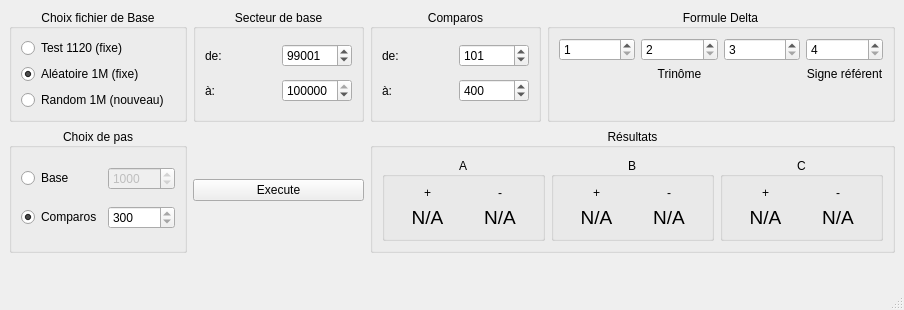
<?xml version="1.0" encoding="UTF-8"?>
<ui version="4.0">
 <class>MainWindow</class>
 <widget class="QMainWindow" name="MainWindow">
  <property name="geometry">
   <rect>
    <x>0</x>
    <y>0</y>
    <width>904</width>
    <height>310</height>
   </rect>
  </property>
  <property name="windowTitle">
   <string>La dualité transnumérique</string>
  </property>
  <widget class="QWidget" name="centralwidget">
   <layout class="QGridLayout" name="gridLayout">
    <item row="0" column="0">
     <widget class="QGroupBox" name="groupBox">
      <property name="sizePolicy">
       <sizepolicy hsizetype="Preferred" vsizetype="Minimum">
        <horstretch>0</horstretch>
        <verstretch>0</verstretch>
       </sizepolicy>
      </property>
      <property name="title">
       <string>Choix fichier de Base</string>
      </property>
      <property name="alignment">
       <set>Qt::AlignCenter</set>
      </property>
      <layout class="QVBoxLayout" name="verticalLayout">
       <item>
        <widget class="QRadioButton" name="fichierTest1120">
         <property name="text">
          <string>Test 1120 (fixe)</string>
         </property>
        </widget>
       </item>
       <item>
        <widget class="QRadioButton" name="fichierAleatoire1m">
         <property name="text">
          <string>Aléatoire 1M (fixe)</string>
         </property>
         <property name="checked">
          <bool>true</bool>
         </property>
        </widget>
       </item>
       <item>
        <widget class="QRadioButton" name="fichierRandom1m">
         <property name="text">
          <string>Random 1M (nouveau)</string>
         </property>
         <property name="checked">
          <bool>false</bool>
         </property>
        </widget>
       </item>
      </layout>
     </widget>
    </item>
    <item row="2" column="0">
     <spacer name="verticalSpacer">
      <property name="orientation">
       <enum>Qt::Vertical</enum>
      </property>
      <property name="sizeHint" stdset="0">
       <size>
        <width>20</width>
        <height>40</height>
       </size>
      </property>
     </spacer>
    </item>
    <item row="0" column="1">
     <widget class="QGroupBox" name="groupBox_2">
      <property name="title">
       <string>Secteur de base</string>
      </property>
      <property name="alignment">
       <set>Qt::AlignCenter</set>
      </property>
      <layout class="QGridLayout" name="gridLayout_2">
       <item row="0" column="0">
        <widget class="QLabel" name="label">
         <property name="text">
          <string>de:</string>
         </property>
        </widget>
       </item>
       <item row="1" column="0">
        <widget class="QLabel" name="label_2">
         <property name="text">
          <string>à:</string>
         </property>
        </widget>
       </item>
       <item row="0" column="1">
        <widget class="QSpinBox" name="secteurBaseMin">
         <property name="minimum">
          <number>1</number>
         </property>
         <property name="maximum">
          <number>1000000</number>
         </property>
         <property name="value">
          <number>99001</number>
         </property>
        </widget>
       </item>
       <item row="1" column="1">
        <widget class="QSpinBox" name="secteurBaseMax">
         <property name="minimum">
          <number>1</number>
         </property>
         <property name="maximum">
          <number>1000000</number>
         </property>
         <property name="value">
          <number>100000</number>
         </property>
        </widget>
       </item>
      </layout>
     </widget>
    </item>
    <item row="0" column="2">
     <widget class="QGroupBox" name="groupBox_3">
      <property name="title">
       <string>Comparos</string>
      </property>
      <property name="alignment">
       <set>Qt::AlignCenter</set>
      </property>
      <layout class="QGridLayout" name="gridLayout_3">
       <item row="0" column="0">
        <widget class="QLabel" name="label_3">
         <property name="text">
          <string>de:</string>
         </property>
        </widget>
       </item>
       <item row="1" column="0">
        <widget class="QLabel" name="label_4">
         <property name="text">
          <string>à:</string>
         </property>
        </widget>
       </item>
       <item row="1" column="1">
        <widget class="QSpinBox" name="comparoMax">
         <property name="minimum">
          <number>1</number>
         </property>
         <property name="maximum">
          <number>1000</number>
         </property>
         <property name="value">
          <number>400</number>
         </property>
        </widget>
       </item>
       <item row="0" column="1">
        <widget class="QSpinBox" name="comparoMin">
         <property name="minimum">
          <number>1</number>
         </property>
         <property name="maximum">
          <number>399</number>
         </property>
         <property name="value">
          <number>101</number>
         </property>
        </widget>
       </item>
      </layout>
     </widget>
    </item>
    <item row="1" column="0">
     <widget class="QGroupBox" name="groupBox_5">
      <property name="title">
       <string>Choix de pas</string>
      </property>
      <property name="alignment">
       <set>Qt::AlignCenter</set>
      </property>
      <layout class="QGridLayout" name="gridLayout_4">
       <item row="0" column="0">
        <widget class="QRadioButton" name="pasBase">
         <property name="text">
          <string>Base</string>
         </property>
        </widget>
       </item>
       <item row="1" column="0">
        <widget class="QRadioButton" name="pasComparos">
         <property name="text">
          <string>Comparos</string>
         </property>
         <property name="checked">
          <bool>true</bool>
         </property>
        </widget>
       </item>
       <item row="0" column="1">
        <widget class="QSpinBox" name="pasBaseValeur">
         <property name="enabled">
          <bool>false</bool>
         </property>
         <property name="readOnly">
          <bool>false</bool>
         </property>
         <property name="minimum">
          <number>1</number>
         </property>
         <property name="maximum">
          <number>1000000</number>
         </property>
         <property name="value">
          <number>1000</number>
         </property>
        </widget>
       </item>
       <item row="1" column="1">
        <widget class="QSpinBox" name="pasComparosValeur">
         <property name="readOnly">
          <bool>true</bool>
         </property>
         <property name="minimum">
          <number>1</number>
         </property>
         <property name="maximum">
          <number>1000000</number>
         </property>
         <property name="value">
          <number>300</number>
         </property>
        </widget>
       </item>
      </layout>
     </widget>
    </item>
    <item row="1" column="1">
     <widget class="QPushButton" name="execute">
      <property name="text">
       <string>Execute</string>
      </property>
     </widget>
    </item>
    <item row="0" column="3" colspan="2">
     <widget class="QGroupBox" name="groupBox_4">
      <property name="title">
       <string>Formule Delta</string>
      </property>
      <property name="alignment">
       <set>Qt::AlignCenter</set>
      </property>
      <layout class="QGridLayout" name="gridLayout_8">
       <item row="1" column="3">
        <widget class="QSpinBox" name="formuleDelta4">
         <property name="minimum">
          <number>4</number>
         </property>
         <property name="maximum">
          <number>9</number>
         </property>
        </widget>
       </item>
       <item row="1" column="1">
        <widget class="QSpinBox" name="formuleDelta2">
         <property name="minimum">
          <number>2</number>
         </property>
         <property name="maximum">
          <number>9</number>
         </property>
         <property name="value">
          <number>2</number>
         </property>
        </widget>
       </item>
       <item row="1" column="2">
        <widget class="QSpinBox" name="formuleDelta3">
         <property name="minimum">
          <number>3</number>
         </property>
         <property name="maximum">
          <number>9</number>
         </property>
        </widget>
       </item>
       <item row="1" column="0">
        <widget class="QSpinBox" name="formuleDelta1">
         <property name="minimum">
          <number>1</number>
         </property>
         <property name="maximum">
          <number>9</number>
         </property>
        </widget>
       </item>
       <item row="2" column="1">
        <widget class="QLabel" name="label_7">
         <property name="text">
          <string>Trinôme</string>
         </property>
         <property name="alignment">
          <set>Qt::AlignHCenter|Qt::AlignTop</set>
         </property>
        </widget>
       </item>
       <item row="2" column="3">
        <widget class="QLabel" name="label_8">
         <property name="text">
          <string>Signe référent</string>
         </property>
         <property name="alignment">
          <set>Qt::AlignHCenter|Qt::AlignTop</set>
         </property>
        </widget>
       </item>
      </layout>
     </widget>
    </item>
    <item row="1" column="2" colspan="3">
     <widget class="QGroupBox" name="groupBox_9">
      <property name="title">
       <string>Résultats</string>
      </property>
      <property name="alignment">
       <set>Qt::AlignCenter</set>
      </property>
      <layout class="QHBoxLayout" name="horizontalLayout_3">
       <item>
        <widget class="QGroupBox" name="groupBox_6">
         <property name="title">
          <string>A</string>
         </property>
         <property name="alignment">
          <set>Qt::AlignCenter</set>
         </property>
         <layout class="QGridLayout" name="gridLayout_5">
          <item row="1" column="2">
           <widget class="QLabel" name="moinsA">
            <property name="font">
             <font>
              <pointsize>14</pointsize>
             </font>
            </property>
            <property name="text">
             <string>N/A</string>
            </property>
            <property name="alignment">
             <set>Qt::AlignCenter</set>
            </property>
           </widget>
          </item>
          <item row="1" column="0">
           <widget class="QLabel" name="plusA">
            <property name="font">
             <font>
              <pointsize>14</pointsize>
             </font>
            </property>
            <property name="text">
             <string>N/A</string>
            </property>
            <property name="alignment">
             <set>Qt::AlignCenter</set>
            </property>
           </widget>
          </item>
          <item row="0" column="0">
           <widget class="QLabel" name="label_5">
            <property name="text">
             <string>+</string>
            </property>
            <property name="alignment">
             <set>Qt::AlignCenter</set>
            </property>
           </widget>
          </item>
          <item row="0" column="2">
           <widget class="QLabel" name="label_6">
            <property name="text">
             <string>-</string>
            </property>
            <property name="alignment">
             <set>Qt::AlignCenter</set>
            </property>
           </widget>
          </item>
         </layout>
        </widget>
       </item>
       <item>
        <widget class="QGroupBox" name="groupBox_7">
         <property name="title">
          <string>B</string>
         </property>
         <property name="alignment">
          <set>Qt::AlignCenter</set>
         </property>
         <layout class="QGridLayout" name="gridLayout_6">
          <item row="0" column="0">
           <widget class="QLabel" name="label_9">
            <property name="text">
             <string>+</string>
            </property>
            <property name="alignment">
             <set>Qt::AlignCenter</set>
            </property>
           </widget>
          </item>
          <item row="1" column="0">
           <widget class="QLabel" name="plusB">
            <property name="font">
             <font>
              <pointsize>14</pointsize>
             </font>
            </property>
            <property name="text">
             <string>N/A</string>
            </property>
            <property name="alignment">
             <set>Qt::AlignCenter</set>
            </property>
           </widget>
          </item>
          <item row="1" column="1">
           <widget class="QLabel" name="moinsB">
            <property name="font">
             <font>
              <pointsize>14</pointsize>
             </font>
            </property>
            <property name="text">
             <string>N/A</string>
            </property>
            <property name="alignment">
             <set>Qt::AlignCenter</set>
            </property>
           </widget>
          </item>
          <item row="0" column="1">
           <widget class="QLabel" name="label_10">
            <property name="text">
             <string>-</string>
            </property>
            <property name="alignment">
             <set>Qt::AlignCenter</set>
            </property>
           </widget>
          </item>
         </layout>
        </widget>
       </item>
       <item>
        <widget class="QGroupBox" name="groupBox_8">
         <property name="title">
          <string>C</string>
         </property>
         <property name="alignment">
          <set>Qt::AlignCenter</set>
         </property>
         <layout class="QGridLayout" name="gridLayout_7">
          <item row="0" column="0">
           <widget class="QLabel" name="label_11">
            <property name="text">
             <string>+</string>
            </property>
            <property name="alignment">
             <set>Qt::AlignCenter</set>
            </property>
           </widget>
          </item>
          <item row="0" column="1">
           <widget class="QLabel" name="label_12">
            <property name="text">
             <string>-</string>
            </property>
            <property name="alignment">
             <set>Qt::AlignCenter</set>
            </property>
           </widget>
          </item>
          <item row="1" column="0">
           <widget class="QLabel" name="plusC">
            <property name="font">
             <font>
              <pointsize>14</pointsize>
             </font>
            </property>
            <property name="text">
             <string>N/A</string>
            </property>
            <property name="alignment">
             <set>Qt::AlignCenter</set>
            </property>
           </widget>
          </item>
          <item row="1" column="1">
           <widget class="QLabel" name="moinsC">
            <property name="font">
             <font>
              <pointsize>14</pointsize>
             </font>
            </property>
            <property name="text">
             <string>N/A</string>
            </property>
            <property name="alignment">
             <set>Qt::AlignCenter</set>
            </property>
           </widget>
          </item>
         </layout>
        </widget>
       </item>
      </layout>
     </widget>
    </item>
   </layout>
  </widget>
  <widget class="QStatusBar" name="statusbar"/>
 </widget>
 <resources/>
 <connections/>
</ui>
